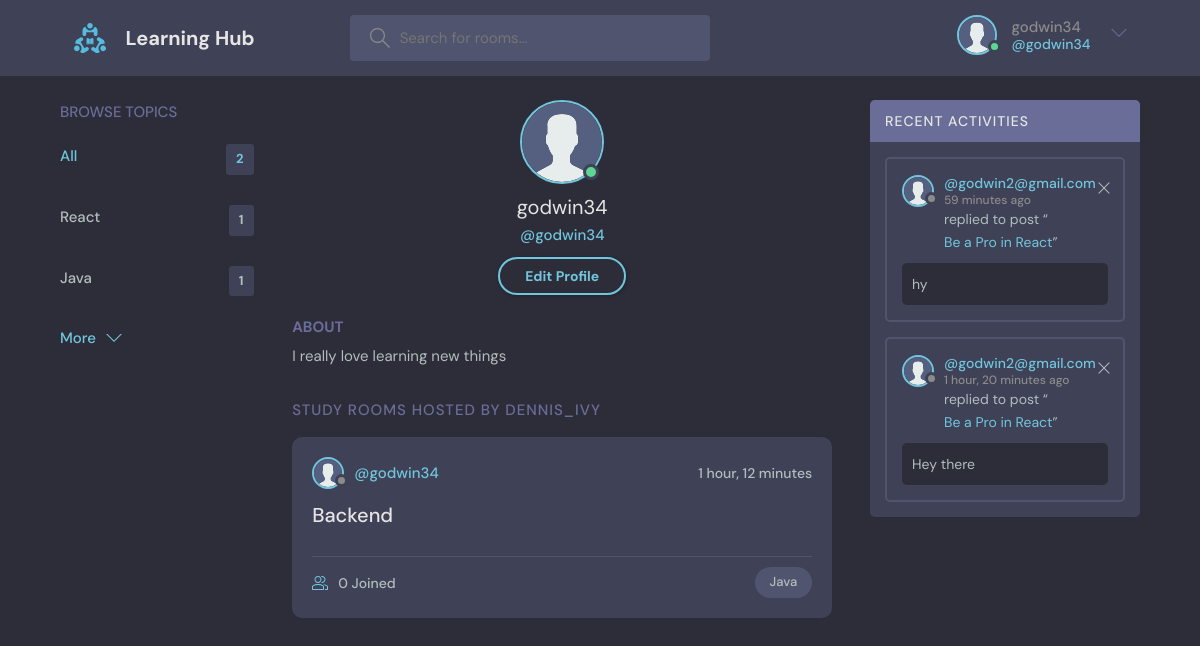
Page /profile/2/ (signed in) on the committed database.
### base/models.py (models this page shows, shortened)
class User(AbstractUser):
    name = models.CharField(max_length=200, null=True)
    email = models.EmailField(unique=True)
    bio = models.TextField(null=True)
    avatar = models.ImageField(null=True, default='avatar.svg')
    USERNAME_FIELD = 'email'
    REQUIRED_FIELDS = []

class Topic(models.Model):
    name = models.CharField(max_length=200)

class Room(models.Model):
    host = models.ForeignKey(User, on_delete=models.SET_NULL, null=True)
    topic = models.ForeignKey(Topic, on_delete=models.SET_NULL, null=True)
    name = models.CharField(max_length=200)
    description = models.TextField(null=True, blank=True)
    participants = models.ManyToManyField(User, related_name='participants', blank=True)
    created = models.DateTimeField(auto_now_add=True)
    updated = models.DateTimeField(auto_now=True)
    class Meta:
        ordering = ['-updated', '-created']
    def __str__(self):
        return self.name

class Message(models.Model):
    user = models.ForeignKey(User, on_delete=models.CASCADE)
    room = models.ForeignKey(Room, on_delete=models.CASCADE)
    body = models.TextField()
    updated = models.DateTimeField(auto_now=True)
    created = models.DateTimeField(auto_now_add=True)
    class Meta:
        ordering = ['-updated', '-created']

### base/views.py (the view)
# urls.py: path('profile/<str:pk>/', views.userProfile, name='user-profile'),
def userProfile(request, pk):
    user = User.objects.get(id=pk)
    rooms = user.room_set.all()
    room_messages = user.message_set.all()
    topics = Topic.objects.all()
    context = {'user': user, 'rooms': rooms, 'room_messages': room_messages, 'topics': topics}
    return render(request, 'base/profile.html', context)

### base/templates/base/profile.html
{% extends 'main.html' %} {% block content %}
<main class="profile-page layout layout--3">
  <div class="container">
    {% include 'base/topics_component.html' %}
    <div class="roomList">
      <div class="profile">
        <div class="profile__avatar">
          <div class="avatar avatar--large active">
            <img src="{{user.avatar.url}}" />
          </div>
        </div>
        <div class="profile__info">
          <h3>{{user.username}}</h3>
          <p>@{{user.username}}</p>
          {% if request.user == user %}
          <a href="{% url 'update-user' %}" class="btn btn--main btn--pill"
            >Edit Profile</a
          >
          {% endif %}
        </div>
        <div class="profile__about">
          <h3>About</h3>
          <p>{{ user.bio|default:"This user has not added a bio yet." }}</p>
        </div>
      </div>
      <div class="roomList__header">
        <div>
          <h2>Study Rooms Hosted by dennis_ivy</h2>
        </div>
      </div>
      {% include 'base/feed_component.html' %}
    </div>
    {% include 'base/activity_component.html' %}
  </div>
</main>
{% endblock content %}

### templates/navbar.html (shortened to what this page needs)
{% load static %}
<header class="header header--loggedIn">
  <div class="container">
    <a href="{% url 'home' %}" class="header__logo">
      <img src="{% static 'images/logo.svg' %}" />
      <h1>Learning Hub</h1>
    </a>
    <form class="header__search" method="GET" action="{% url 'home' %}">
      <label>
        <input placeholder="Search for rooms..." name="q" type="text" />
      </label>
    </form>
    <nav class="header__menu">
      {% if request.user.is_authenticated %}
      <div class="header__user">
        <a href="{% url 'update-user' %}">
          <div class="avatar avatar--medium active">
            <img src="{{request.user.avatar.url}}" />
          </div>
          <p>
            {{request.user.username}}<span>@{{request.user.username}}</span>
          </p>
        </a>
        <button class="dropdown-button">
          <svg
            version="1.1"
            xmlns="http://www.w3.org/2000/svg"
            width="32"
            height="32"
            viewBox="0 0 32 32"
          >
            <title>chevron-down</title>
            <path d="M16 21l-13-13h-3l16 16 16-16h-3l-13 13z"></path>
          </svg>
        </button>
      </div>
      {% else %}
      <a href="{% url 'login' %}">
        <img src="{% static 'images/avatar.svg' %}" />
        <p>Login</p>
      </a>
      {% endif %}
    </nav>
  </div>
</header>

### base/templates/base/topics_component.html
<div class="topics">
  <div class="topics__header">
    <h2>Browse Topics</h2>
  </div>
  <ul class="topics__list">
    <li>
      <a href="{% url 'home' %}" class="active"
        >All <span>{{topics.count}}</span></a
      >
    </li>
    {% for topic in topics %}
    <li>
      <a href="{% url 'home' %}?q={{topic.name}}"
        >{{topic.name}}<span>{{topic.room_set.all.count}}</span></a
      >
    </li>
    {% endfor %}
  </ul>
  <a class="btn btn--link" href="{% url 'topics' %}">
    More
    <svg
      version="1.1"
      xmlns="http://www.w3.org/2000/svg"
      width="32"
      height="32"
      viewBox="0 0 32 32"
    >
      <title>chevron-down</title>
      <path d="M16 21l-13-13h-3l16 16 16-16h-3l-13 13z"></path>
    </svg>
  </a>
</div>

### base/templates/base/feed_component.html (shortened to what this page needs)
{%for room in rooms %}
<div class="roomListRoom">
  <div class="roomListRoom__header">
    <a
      href="{% url 'user-profile' room.host.id %}"
      class="roomListRoom__author"
    >
      <div class="avatar avatar--small">
        <img src="{{room.host.avatar.url}}" />
      </div>
      <span>@{{room.host.username}}</span>
    </a>
    <div class="roomListRoom__actions">
      <span>{{room.created|timesince}}</span>
    </div>
  </div>
  <div class="roomListRoom__content">
    <a href="{% url 'room' room.id %}">{{room.name}}</a>
  </div>
  <div class="roomListRoom__meta">
    <a href="{% url 'room' room.id %}" class="roomListRoom__joined">
      {{room.participants.all.count}} Joined
    </a>
    <p class="roomListRoom__topic">{{room.topic.name}}</p>
  </div>
</div>
{% endfor %}

### base/templates/base/activity_component.html
<div class="activities">
  <div class="activities__header">
    <h2>Recent Activities</h2>
  </div>
  {% for message in room_messages %}
  <div class="activities__box">
    <div class="activities__boxHeader roomListRoom__header">
      <a
        href="{% url 'user-profile' message.user.id %}"
        class="roomListRoom__author"
      >
        <div class="avatar avatar--small">
          <img src="{{message.user.avatar.url}}" />
        </div>
        <p>
          @{{ message.user }}
          <span>{{ message.created | timesince }} ago</span>
        </p>
      </a>
      {% if request.user == message.user %}
      <div class="roomListRoom__actions">
        <a href="{% url 'delete-message' message.id %}">
          <svg
            version="1.1"
            xmlns="http://www.w3.org/2000/svg"
            width="32"
            height="32"
            viewBox="0 0 32 32"
          >
            <title>remove</title>
            <path
              d="M27.314 6.019l-1.333-1.333-9.98 9.981-9.981-9.981-1.333 1.333 9.981 9.981-9.981 9.98 1.333 1.333 9.981-9.98 9.98 9.98 1.333-1.333-9.98-9.98 9.98-9.981z"
            ></path>
          </svg>
        </a>
      </div>
      {% endif %}
    </div>
    <div class="activities__boxContent">
      <p>
        replied to post “<a href="{% url 'room' message.room.id %}"
          >{{message.room}}</a
        >”
      </p>
      <div class="activities__boxRoomContent">{{message.body}}</div>
    </div>
  </div>
  {% endfor %}
</div>

### rows in the picture
User: user.avatar (placeholder picture), user.username "godwin34", avatar (placeholder picture), username "godwin34", bio "I really love learning new things"
Topic: name "React", room_set.all.count "1"
Topic: name "Java", room_set.all.count "1"
Room: host.avatar (placeholder picture), host.username "godwin34", created "1 hour, 12 minutes", name "Backend", participants.all.count "0", topic.name "Java"
Message: user.avatar (placeholder picture), user "godwin2@gmail.com", created "59 minutes", room "Be a Pro in React", body "hy"
Message: user.avatar (placeholder picture), user "godwin2@gmail.com", created "1 hour, 20 minutes", room "Be a Pro in React", body "Hey there"

### other values in the picture
{{ topics.count }} "2"
